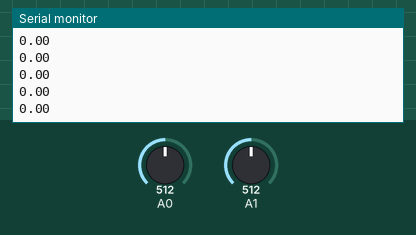
Recording of a sketch running on a simulated Arduino Uno, built with avr-gcc and run on an emulated ATmega328P. Shown: the last lines printed to the serial monitor. The test bench sets the inputs (shaded band); at power-on: A0 = 512, A1 = 512.

Above: at 1.2 s.
1.3 s: A0 set to 716
At 1.33 s:
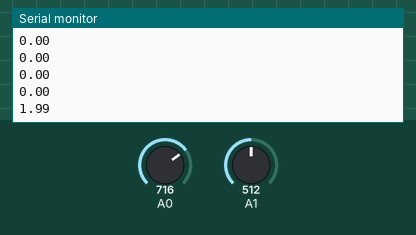
2.8 s: A1 set to 306
At 2.81 s:
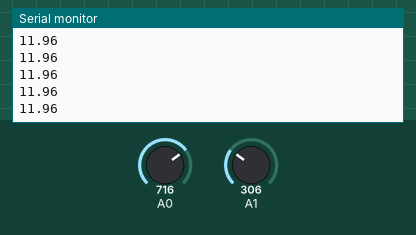
4.3 s: A0 set to 900
At 4.33 s:
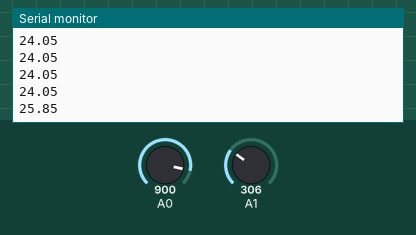
5.8 s: A1 set to 122
At 5.8 s:
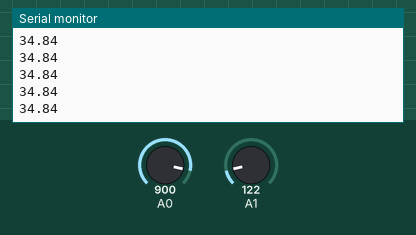
Timing chart, 0 to 8.3 s (numbered marks = the images above; inputs shaded):
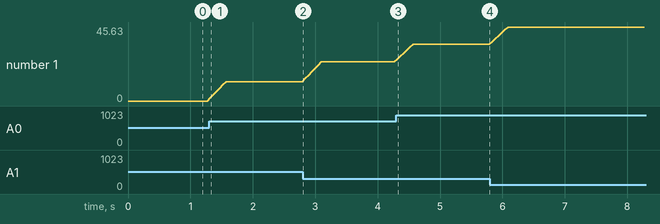

Measured:
- after the input at 1.3 s, the serial monitor: prints a new line at once (image 1)
- after the input at 4.3 s, the serial monitor: prints a new line at once (image 3)
- plotted number 1: 0 → 11.96 after the input at 1.3 s, 11.96 → 24.05 after the input at 2.8 s, 24.05 → 34.84 after the input at 4.3 s, 34.84 → 45.63 after the input at 5.8 s

The sketch:

Photodiode_Test.ino
```cpp
/*This is a test for the PDA36A photodiode.
Wire photodiode high and ground on either side of a 2.2MOhm resistor.
Connect high to A0 and ground to A1.
Consider setting internal gain on the PDA36A to 30dB - this should produce a max output voltage near 3.5V*/

int p_0;
int p_1;

float vOut = 0; // Detected voltage
float vList[] = {0,0,0,0,0}; // Holds last five detected voltages. Remember to update vListSize below if you change element number
float vAvg; // Average of last five detected voltages

int vListSize = 5;

void setup() {
  Serial.begin(9600);
}

void loop() {
  // Read high and low pin
  p_0 = analogRead(A0);
  p_1 = analogRead(A1);

  // Calculate voltage from analog input
  vOut = (p_0 - p_1)*5/1023.0;

  // Take rolling average
  vAvg = 0;
  for (int i = 0; i < vListSize; i++) {
    int curr = vListSize - i;
    vList[curr] = vList[curr - 1]; // Trickling values down the array
    vAvg += vList[curr];
  }
  vList[0] = vOut; // Final step, add new data to begining of array
  vAvg += vOut; // ...and add new data to average
  vAvg /= vListSize; // Normalize average

  Serial.println(10*vAvg); // Print a "zoomed in" average

  delay(50);
}
```
